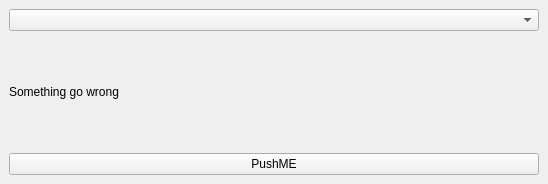
<?xml version="1.0" encoding="UTF-8"?>
<ui version="4.0">
 <class>PointsTriangulationDockWidgetBase</class>
 <widget class="QDockWidget" name="PointsTriangulationDockWidgetBase">
  <property name="geometry">
   <rect>
    <x>0</x>
    <y>0</y>
    <width>548</width>
    <height>184</height>
   </rect>
  </property>
  <property name="windowTitle">
   <string>PointsTriangulation</string>
  </property>
  <widget class="QWidget" name="dockWidgetContents">
   <layout class="QGridLayout" name="gridLayout">
    <item row="1" column="0">
     <widget class="QLabel" name="label">
      <property name="text">
       <string>Something go wrong</string>
      </property>
     </widget>
    </item>
    <item row="2" column="0">
     <widget class="QPushButton" name="pushButton">
      <property name="text">
       <string>PushME</string>
      </property>
     </widget>
    </item>
    <item row="0" column="0">
     <widget class="QComboBox" name="comboBox"/>
    </item>
   </layout>
  </widget>
 </widget>
 <resources/>
 <connections/>
</ui>
